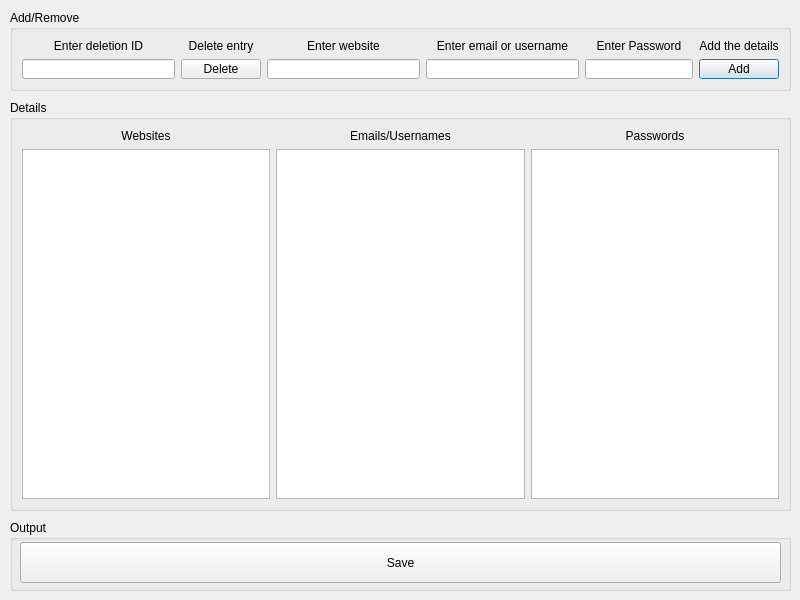
<?xml version="1.0" encoding="UTF-8"?>
<ui version="4.0">
 <class>Dialog</class>
 <widget class="QDialog" name="Dialog">
  <property name="geometry">
   <rect>
    <x>0</x>
    <y>0</y>
    <width>800</width>
    <height>600</height>
   </rect>
  </property>
  <property name="windowTitle">
   <string>Dialog</string>
  </property>
  <widget class="QGroupBox" name="addRemoveGroupBox">
   <property name="geometry">
    <rect>
     <x>10</x>
     <y>10</y>
     <width>781</width>
     <height>81</height>
    </rect>
   </property>
   <property name="title">
    <string>Add/Remove</string>
   </property>
   <layout class="QGridLayout" name="gridLayout_2">
    <item row="0" column="6">
     <widget class="QLabel" name="addButtonLabel">
      <property name="text">
       <string>Add the details</string>
      </property>
      <property name="alignment">
       <set>Qt::AlignCenter</set>
      </property>
     </widget>
    </item>
    <item row="1" column="6">
     <widget class="QPushButton" name="addButton">
      <property name="sizePolicy">
       <sizepolicy hsizetype="Minimum" vsizetype="Fixed">
        <horstretch>0</horstretch>
        <verstretch>0</verstretch>
       </sizepolicy>
      </property>
      <property name="text">
       <string>Add</string>
      </property>
     </widget>
    </item>
    <item row="1" column="3">
     <widget class="QLineEdit" name="usernameEdit"/>
    </item>
    <item row="0" column="1">
     <widget class="QLabel" name="deleteButtonLabel">
      <property name="text">
       <string>Delete entry</string>
      </property>
      <property name="alignment">
       <set>Qt::AlignCenter</set>
      </property>
     </widget>
    </item>
    <item row="1" column="0">
     <widget class="QLineEdit" name="deleteEdit"/>
    </item>
    <item row="0" column="2">
     <widget class="QLabel" name="websiteEditLabel">
      <property name="text">
       <string>Enter website</string>
      </property>
      <property name="alignment">
       <set>Qt::AlignCenter</set>
      </property>
     </widget>
    </item>
    <item row="1" column="1">
     <widget class="QPushButton" name="deleteButton">
      <property name="text">
       <string>Delete</string>
      </property>
     </widget>
    </item>
    <item row="1" column="2">
     <widget class="QLineEdit" name="websiteEdit"/>
    </item>
    <item row="1" column="4" colspan="2">
     <widget class="QLineEdit" name="passwordEdit"/>
    </item>
    <item row="0" column="0">
     <widget class="QLabel" name="deleteEditLabel">
      <property name="text">
       <string>Enter deletion ID</string>
      </property>
      <property name="alignment">
       <set>Qt::AlignCenter</set>
      </property>
     </widget>
    </item>
    <item row="0" column="3">
     <widget class="QLabel" name="emailEditLabel">
      <property name="text">
       <string>Enter email or username</string>
      </property>
      <property name="alignment">
       <set>Qt::AlignCenter</set>
      </property>
     </widget>
    </item>
    <item row="0" column="4" colspan="2">
     <widget class="QLabel" name="passwordEditLabel">
      <property name="text">
       <string>Enter Password</string>
      </property>
      <property name="alignment">
       <set>Qt::AlignCenter</set>
      </property>
     </widget>
    </item>
   </layout>
  </widget>
  <widget class="QGroupBox" name="detailsGroupBox">
   <property name="geometry">
    <rect>
     <x>10</x>
     <y>100</y>
     <width>781</width>
     <height>411</height>
    </rect>
   </property>
   <property name="title">
    <string>Details</string>
   </property>
   <layout class="QGridLayout" name="gridLayout">
    <item row="0" column="0">
     <widget class="QLabel" name="websiteBrowserLabel">
      <property name="text">
       <string>Websites</string>
      </property>
      <property name="alignment">
       <set>Qt::AlignCenter</set>
      </property>
     </widget>
    </item>
    <item row="0" column="1">
     <widget class="QLabel" name="emailBrowserLabel">
      <property name="text">
       <string>Emails/Usernames</string>
      </property>
      <property name="alignment">
       <set>Qt::AlignCenter</set>
      </property>
     </widget>
    </item>
    <item row="0" column="2">
     <widget class="QLabel" name="passwordBrowserLabel">
      <property name="text">
       <string>Passwords</string>
      </property>
      <property name="alignment">
       <set>Qt::AlignCenter</set>
      </property>
     </widget>
    </item>
    <item row="1" column="0">
     <widget class="QTextBrowser" name="websiteBrowser"/>
    </item>
    <item row="1" column="1">
     <widget class="QTextBrowser" name="usernameBrowser"/>
    </item>
    <item row="1" column="2">
     <widget class="QTextBrowser" name="passwordBrowser"/>
    </item>
   </layout>
  </widget>
  <widget class="QGroupBox" name="outputGroupBox">
   <property name="geometry">
    <rect>
     <x>10</x>
     <y>520</y>
     <width>781</width>
     <height>71</height>
    </rect>
   </property>
   <property name="title">
    <string>Output</string>
   </property>
   <widget class="QPushButton" name="saveButton">
    <property name="geometry">
     <rect>
      <x>10</x>
      <y>22</y>
      <width>761</width>
      <height>41</height>
     </rect>
    </property>
    <property name="text">
     <string>Save</string>
    </property>
   </widget>
  </widget>
  <zorder>outputGroupBox</zorder>
  <zorder>detailsGroupBox</zorder>
  <zorder>addRemoveGroupBox</zorder>
 </widget>
 <resources/>
 <connections/>
</ui>
